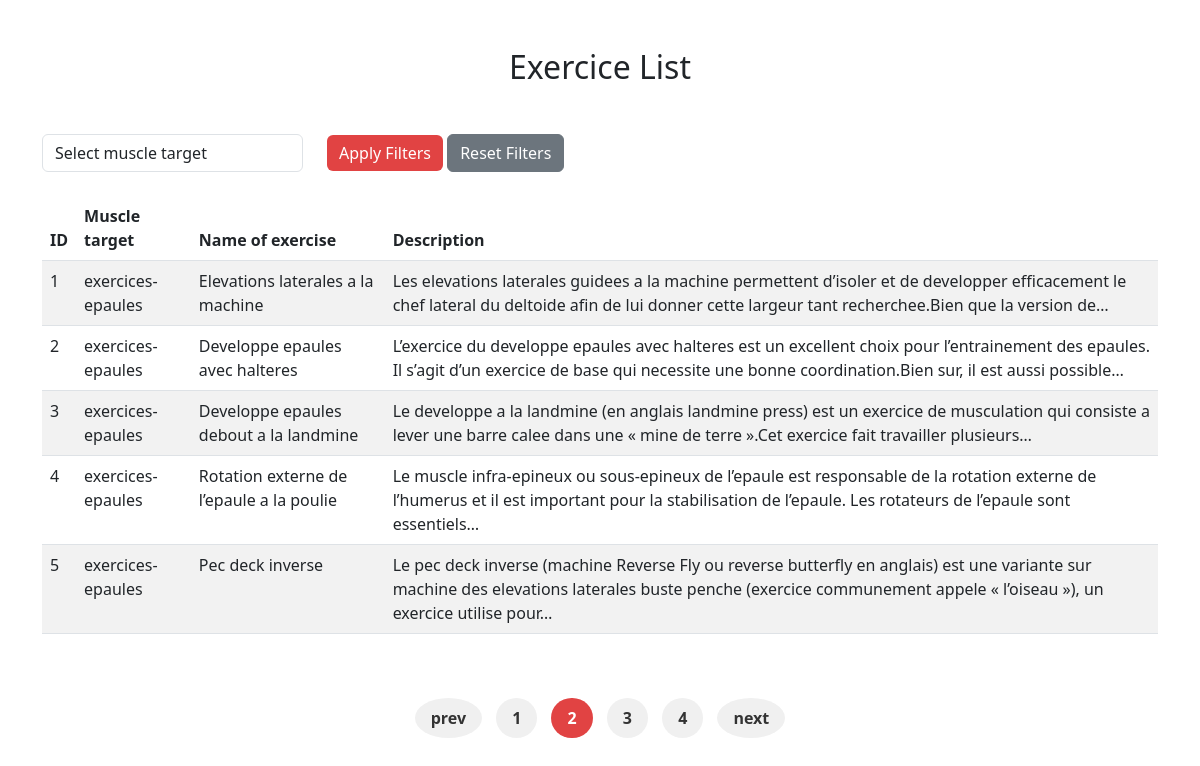
Page /exercices/?page=2 on the committed database.
### level_prediction/models.py (models this page shows, shortened)
class Exercice(models.Model):
    Name = models.CharField(max_length=100)
    Title = models.CharField(max_length=100)
    Excerpt = models.CharField(max_length=100)

### level_prediction/views.py (the view)
# urls.py: path('exercices/', views.exercices_list, name='exercices_list'),
def exercices_list(request):
    Name = request.GET.get('name', '')
    exercices = Exercice.objects.all()
    if Name:
        exercices = exercices.filter(Name=Name)
    exercices = exercices.order_by('id')  # Order by ID or any other field
    page_number = request.GET.get('page', 1)  # Default to page 1 if not specified
    paginator = Paginator(exercices, 5)  # **5 items per page**
    page_obj = paginator.get_page(page_number)
    return render(request, 'exercices.html', {'exercices': page_obj})

### level_prediction/Templates/exercices.html (shortened to what this page needs)
<!DOCTYPE html>
{% load static %}
<html lang="en">
<head>
    <link href="https://cdn.jsdelivr.net/npm/bootstrap@5.3.0-alpha1/dist/css/bootstrap.min.css" rel="stylesheet">
	<link rel="stylesheet" href="{% static 'css/pagination.css' %}">
</head>
<body>
<div class="container mt-5">
    <center><h2 class="mb-5">Exercice List</h2></center>
    <form method="GET" action="{% url 'exercices_list' %}">
        <div class="row mb-4">
            <div class="col-md-3">
                <select class="form-control" name="name">
                    <option value="">Select muscle target</option>
                </select>
            </div>
            <div class="col-md-3">
                <button type="submit" class="btn btn-primary" style="background-color: #E14343; color: white; border: none;">
                    Apply Filters
                  </button>
                <a href="{% url 'exercices_list' %}" class="btn btn-secondary">Reset Filters</a>
            </div>
        </div>
    </form>
    <table class="table table-striped table-class" id="table-id">
        <thead>
            <tr>
                <th>ID</th>
                <th>Muscle target</th>
                <th>Name of exercise</th>
                <th>Description</th>
            </tr>
        </thead>
        <tbody>
            {% for exercice in exercices %}
            <tr>
                <td>{{ forloop.counter }}</td>
                <td>{{ exercice.Name }}</td>
                <td>{{ exercice.Title }}</td>
                <td>{{ exercice.Excerpt }}</td>
            </tr>
            {% endfor %}
        </tbody>
    </table>
<center>
    <div class="content_detail__pagination cdp mt-5" actpage="{{ exercices.number }}">
        {% if exercices.has_previous %}
            <a href="?page=1" class="cdp_i">prev</a>
        {% else %}
            <a href="#" class="cdp_i disabled">prev</a>
        {% endif %}
        {% for page_num in exercices.paginator.page_range %}
            {% if page_num == exercices.number %}
                <a href="javascript:void(0)" class="cdp_i active">{{ page_num }}</a>
            {% elif page_num >= exercices.number|add:"-2" and page_num <= exercices.number|add:"2" %}
                <a href="?page={{ page_num }}" class="cdp_i">{{ page_num }}</a>
            {% endif %}
        {% endfor %}
        {% if exercices.has_next %}
            <a href="?page={{ features.next_page_number }}" class="cdp_i">next</a>
        {% else %}
            <a href="#" class="cdp_i disabled">next</a>
        {% endif %}
    </div>
</center>
</div>
</body>
</html>

### level_prediction/static/css/pagination.css (style rules this page uses)
.content_detail__pagination { text-align: center; display: inline-block; }
.cdp_i { display: inline-block; padding: 8px 16px; margin: 0 5px; background-color: #f0f0f0; border-radius: 50%; text-decoration: none; color: #333; font-weight: bold; transition: background-color 0.3s ease, color 0.3s ease; text-align: center; }
.cdp_i.active { background-color: #E14343; color: white; }

### rows in the picture
Exercice: Name "exercices-epaules", Title "Elevations laterales a la machine", Excerpt "Les elevations laterales guidees a la machine permettent d’isoler et de developper efficacement le chef lateral du deltoide afin de lui donner cette largeur tant recherchee.Bien que la version de…"
Exercice: Name "exercices-epaules", Title "Developpe epaules avec halteres", Excerpt "L’exercice du developpe epaules avec halteres est un excellent choix pour l’entrainement des epaules. Il s’agit d’un exercice de base qui necessite une bonne coordination.Bien sur, il est aussi possible…"
Exercice: Name "exercices-epaules", Title "Developpe epaules debout a la landmine", Excerpt "Le developpe a la landmine (en anglais landmine press) est un exercice de musculation qui consiste a lever une barre calee dans une « mine de terre ».Cet exercice fait travailler plusieurs…"
Exercice: Name "exercices-epaules", Title "Rotation externe de l’epaule a la poulie", Excerpt "Le muscle infra-epineux ou sous-epineux de l’epaule est responsable de la rotation externe de l’humerus et il est important pour la stabilisation de l’epaule. Les rotateurs de l’epaule sont essentiels…"
Exercice: Name "exercices-epaules", Title "Pec deck inverse", Excerpt "Le pec deck inverse (machine Reverse Fly ou reverse butterfly en anglais) est une variante sur machine des elevations laterales buste penche (exercice communement appele « l’oiseau »), un exercice utilise pour…"

### other values in the picture
{{ page_num }} "1" "3" "4"
{{ page_num }} "2"
